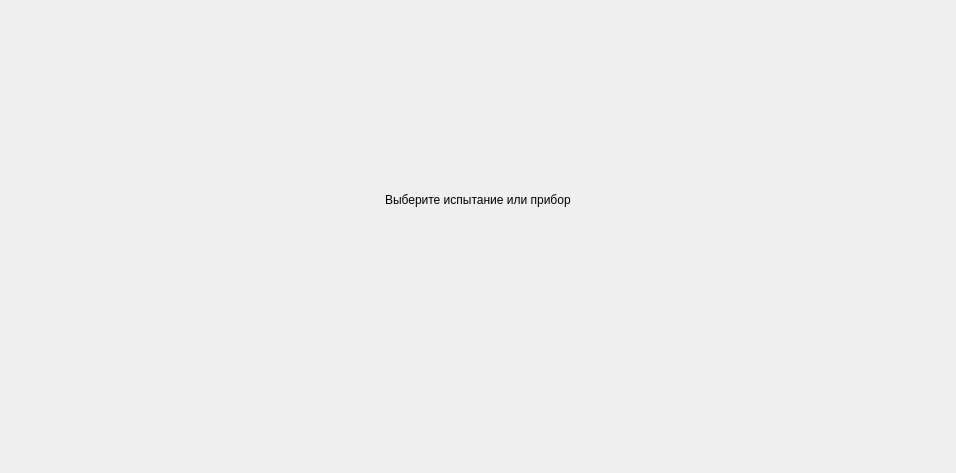
<?xml version="1.0" encoding="UTF-8"?>
<ui version="4.0">
 <class>MainWidget</class>
 <widget class="QWidget" name="MainWidget">
  <property name="geometry">
   <rect>
    <x>0</x>
    <y>0</y>
    <width>956</width>
    <height>473</height>
   </rect>
  </property>
  <property name="windowTitle">
   <string>ИСПЫТАНИЯ</string>
  </property>
  <layout class="QVBoxLayout" name="verticalLayout">
   <property name="spacing">
    <number>0</number>
   </property>
   <property name="leftMargin">
    <number>0</number>
   </property>
   <property name="topMargin">
    <number>0</number>
   </property>
   <property name="rightMargin">
    <number>0</number>
   </property>
   <property name="bottomMargin">
    <number>0</number>
   </property>
   <item>
    <widget class="QFrame" name="headerFrame">
     <property name="frameShape">
      <enum>QFrame::NoFrame</enum>
     </property>
     <property name="frameShadow">
      <enum>QFrame::Raised</enum>
     </property>
     <layout class="QHBoxLayout" name="horizontalLayout_6">
      <property name="spacing">
       <number>20</number>
      </property>
      <property name="leftMargin">
       <number>20</number>
      </property>
      <property name="topMargin">
       <number>0</number>
      </property>
      <property name="rightMargin">
       <number>9</number>
      </property>
      <property name="bottomMargin">
       <number>0</number>
      </property>
      <item>
       <widget class="QLabel" name="labelColorCompany">
        <property name="text">
         <string/>
        </property>
        <property name="pixmap">
         <pixmap resource="resources.qrc">:/ui/style/label_color.svg</pixmap>
        </property>
       </widget>
      </item>
      <item>
       <layout class="QVBoxLayout" name="verticalLayoutMenuBar">
        <property name="topMargin">
         <number>6</number>
        </property>
       </layout>
      </item>
      <item>
       <spacer name="horizontalSpacer">
        <property name="orientation">
         <enum>Qt::Horizontal</enum>
        </property>
        <property name="sizeHint" stdset="0">
         <size>
          <width>40</width>
          <height>20</height>
         </size>
        </property>
       </spacer>
      </item>
      <item>
       <widget class="QFrame" name="wndButtonFrame">
        <property name="sizePolicy">
         <sizepolicy hsizetype="Fixed" vsizetype="Preferred">
          <horstretch>0</horstretch>
          <verstretch>0</verstretch>
         </sizepolicy>
        </property>
        <layout class="QHBoxLayout" name="horizontalLayout_2">
         <property name="spacing">
          <number>5</number>
         </property>
         <property name="leftMargin">
          <number>0</number>
         </property>
         <property name="topMargin">
          <number>0</number>
         </property>
         <property name="rightMargin">
          <number>0</number>
         </property>
         <property name="bottomMargin">
          <number>0</number>
         </property>
         <item>
          <widget class="QToolButton" name="minimizeButton">
           <property name="autoRaise">
            <bool>true</bool>
           </property>
          </widget>
         </item>
         <item>
          <widget class="QToolButton" name="maximizeButton">
           <property name="text">
            <string/>
           </property>
           <property name="autoRaise">
            <bool>true</bool>
           </property>
          </widget>
         </item>
         <item>
          <widget class="QToolButton" name="closeButton">
           <property name="sizePolicy">
            <sizepolicy hsizetype="Fixed" vsizetype="Fixed">
             <horstretch>0</horstretch>
             <verstretch>0</verstretch>
            </sizepolicy>
           </property>
           <property name="autoRaise">
            <bool>true</bool>
           </property>
          </widget>
         </item>
        </layout>
       </widget>
      </item>
     </layout>
    </widget>
   </item>
   <item>
    <widget class="QStackedWidget" name="stackedWidgetTests">
     <widget class="QWidget" name="page1">
      <layout class="QGridLayout" name="gridLayout">
       <item row="0" column="0">
        <spacer name="verticalSpacer">
         <property name="orientation">
          <enum>Qt::Vertical</enum>
         </property>
         <property name="sizeHint" stdset="0">
          <size>
           <width>20</width>
           <height>40</height>
          </size>
         </property>
        </spacer>
       </item>
       <item row="1" column="0">
        <layout class="QVBoxLayout" name="verticalLayout_2">
         <property name="bottomMargin">
          <number>0</number>
         </property>
         <item>
          <layout class="QHBoxLayout" name="horizontalLayout_3">
           <property name="bottomMargin">
            <number>16</number>
           </property>
           <item>
            <spacer name="horizontalSpacer_2">
             <property name="orientation">
              <enum>Qt::Horizontal</enum>
             </property>
             <property name="sizeHint" stdset="0">
              <size>
               <width>40</width>
               <height>20</height>
              </size>
             </property>
            </spacer>
           </item>
           <item>
            <widget class="QLabel" name="labelSelectTest">
             <property name="text">
              <string>Выберите испытание или прибор</string>
             </property>
            </widget>
           </item>
           <item>
            <spacer name="horizontalSpacer_3">
             <property name="orientation">
              <enum>Qt::Horizontal</enum>
             </property>
             <property name="sizeHint" stdset="0">
              <size>
               <width>40</width>
               <height>20</height>
              </size>
             </property>
            </spacer>
           </item>
          </layout>
         </item>
         <item>
          <widget class="QWidget" name="wTests" native="true">
           <layout class="QGridLayout" name="gridLayout_3">
            <property name="topMargin">
             <number>0</number>
            </property>
            <property name="bottomMargin">
             <number>0</number>
            </property>
            <item row="0" column="0">
             <spacer name="horizontalSpacer_6">
              <property name="orientation">
               <enum>Qt::Horizontal</enum>
              </property>
              <property name="sizeType">
               <enum>QSizePolicy::Expanding</enum>
              </property>
              <property name="sizeHint" stdset="0">
               <size>
                <width>160</width>
                <height>20</height>
               </size>
              </property>
             </spacer>
            </item>
            <item row="0" column="1">
             <layout class="QGridLayout" name="gridLayoutTests">
              <property name="horizontalSpacing">
               <number>58</number>
              </property>
              <property name="verticalSpacing">
               <number>38</number>
              </property>
             </layout>
            </item>
            <item row="0" column="2">
             <spacer name="horizontalSpacer_7">
              <property name="orientation">
               <enum>Qt::Horizontal</enum>
              </property>
              <property name="sizeType">
               <enum>QSizePolicy::Expanding</enum>
              </property>
              <property name="sizeHint" stdset="0">
               <size>
                <width>160</width>
                <height>20</height>
               </size>
              </property>
             </spacer>
            </item>
           </layout>
          </widget>
         </item>
        </layout>
       </item>
       <item row="2" column="0">
        <spacer name="verticalSpacer_2">
         <property name="orientation">
          <enum>Qt::Vertical</enum>
         </property>
         <property name="sizeHint" stdset="0">
          <size>
           <width>20</width>
           <height>40</height>
          </size>
         </property>
        </spacer>
       </item>
      </layout>
     </widget>
     <widget class="QWidget" name="page2">
      <layout class="QGridLayout" name="gridLayout_2">
       <item row="3" column="0">
        <spacer name="verticalSpacer_3">
         <property name="orientation">
          <enum>Qt::Vertical</enum>
         </property>
         <property name="sizeHint" stdset="0">
          <size>
           <width>20</width>
           <height>40</height>
          </size>
         </property>
        </spacer>
       </item>
       <item row="1" column="0">
        <layout class="QHBoxLayout" name="horizontalLayout_4">
         <property name="bottomMargin">
          <number>14</number>
         </property>
         <item>
          <spacer name="horizontalSpacer_8">
           <property name="orientation">
            <enum>Qt::Horizontal</enum>
           </property>
           <property name="sizeHint" stdset="0">
            <size>
             <width>40</width>
             <height>20</height>
            </size>
           </property>
          </spacer>
         </item>
         <item>
          <widget class="QToolButton" name="toolButtonPrevPage">
           <property name="text">
            <string/>
           </property>
           <property name="icon">
            <iconset resource="resources.qrc">
             <normaloff>:/ui/style/page_arrows.svg</normaloff>:/ui/style/page_arrows.svg</iconset>
           </property>
           <property name="iconSize">
            <size>
             <width>24</width>
             <height>24</height>
            </size>
           </property>
           <property name="autoRaise">
            <bool>true</bool>
           </property>
          </widget>
         </item>
         <item>
          <widget class="QLabel" name="labelSelectSchema">
           <property name="text">
            <string>Выберите схему испытания</string>
           </property>
          </widget>
         </item>
         <item>
          <spacer name="horizontalSpacer_9">
           <property name="orientation">
            <enum>Qt::Horizontal</enum>
           </property>
           <property name="sizeHint" stdset="0">
            <size>
             <width>40</width>
             <height>20</height>
            </size>
           </property>
          </spacer>
         </item>
        </layout>
       </item>
       <item row="0" column="0">
        <spacer name="verticalSpacer_4">
         <property name="orientation">
          <enum>Qt::Vertical</enum>
         </property>
         <property name="sizeHint" stdset="0">
          <size>
           <width>20</width>
           <height>40</height>
          </size>
         </property>
        </spacer>
       </item>
       <item row="2" column="0">
        <widget class="QWidget" name="wSchema" native="true">
         <layout class="QGridLayout" name="gridLayout_5">
          <item row="0" column="2">
           <spacer name="horizontalSpacer_12">
            <property name="orientation">
             <enum>Qt::Horizontal</enum>
            </property>
            <property name="sizeHint" stdset="0">
             <size>
              <width>40</width>
              <height>20</height>
             </size>
            </property>
           </spacer>
          </item>
          <item row="0" column="1">
           <layout class="QGridLayout" name="gridLayoutSchema">
            <property name="horizontalSpacing">
             <number>58</number>
            </property>
            <property name="verticalSpacing">
             <number>38</number>
            </property>
           </layout>
          </item>
          <item row="0" column="0">
           <spacer name="horizontalSpacer_13">
            <property name="orientation">
             <enum>Qt::Horizontal</enum>
            </property>
            <property name="sizeHint" stdset="0">
             <size>
              <width>40</width>
              <height>20</height>
             </size>
            </property>
           </spacer>
          </item>
         </layout>
        </widget>
       </item>
      </layout>
     </widget>
     <widget class="QWidget" name="page3">
      <layout class="QHBoxLayout" name="horizontalLayout_5">
       <property name="bottomMargin">
        <number>9</number>
       </property>
       <item>
        <widget class="QWidget" name="wPowerControl" native="true">
         <property name="sizePolicy">
          <sizepolicy hsizetype="Fixed" vsizetype="Preferred">
           <horstretch>0</horstretch>
           <verstretch>0</verstretch>
          </sizepolicy>
         </property>
         <layout class="QVBoxLayout" name="verticalLayout_3">
          <property name="spacing">
           <number>12</number>
          </property>
          <property name="bottomMargin">
           <number>0</number>
          </property>
          <item>
           <widget class="QLabel" name="labelPower">
            <property name="minimumSize">
             <size>
              <width>275</width>
              <height>0</height>
             </size>
            </property>
            <property name="text">
             <string>Сеть</string>
            </property>
            <property name="alignment">
             <set>Qt::AlignCenter</set>
            </property>
           </widget>
          </item>
          <item>
           <layout class="QHBoxLayout" name="horizontalLayout">
            <item>
             <widget class="QToolButton" name="toolButtonV220">
              <property name="minimumSize">
               <size>
                <width>80</width>
                <height>0</height>
               </size>
              </property>
              <property name="text">
               <string>220 В</string>
              </property>
             </widget>
            </item>
            <item>
             <widget class="QToolButton" name="toolButtonI25">
              <property name="minimumSize">
               <size>
                <width>80</width>
                <height>0</height>
               </size>
              </property>
              <property name="text">
               <string>25 А</string>
              </property>
             </widget>
            </item>
           </layout>
          </item>
          <item>
           <widget class="QWidget" name="wLog" native="true">
            <property name="sizePolicy">
             <sizepolicy hsizetype="Preferred" vsizetype="Expanding">
              <horstretch>0</horstretch>
              <verstretch>0</verstretch>
             </sizepolicy>
            </property>
           </widget>
          </item>
          <item>
           <widget class="QToolButton" name="toolButtonPowerOn">
            <property name="sizePolicy">
             <sizepolicy hsizetype="Expanding" vsizetype="Fixed">
              <horstretch>0</horstretch>
              <verstretch>0</verstretch>
             </sizepolicy>
            </property>
            <property name="text">
             <string>ВКЛЮЧИТЬ ПРИБОР</string>
            </property>
           </widget>
          </item>
         </layout>
        </widget>
       </item>
       <item>
        <widget class="QWidget" name="wMeasure" native="true">
         <layout class="QGridLayout" name="gridLayout_6">
          <property name="bottomMargin">
           <number>0</number>
          </property>
          <property name="verticalSpacing">
           <number>0</number>
          </property>
          <item row="0" column="0">
           <layout class="QGridLayout" name="gridLayout_7"/>
          </item>
          <item row="1" column="0">
           <widget class="QWidget" name="wIndications" native="true">
            <layout class="QGridLayout" name="gridLayout_8">
             <property name="topMargin">
              <number>0</number>
             </property>
             <property name="bottomMargin">
              <number>16</number>
             </property>
             <property name="horizontalSpacing">
              <number>32</number>
             </property>
             <item row="0" column="0">
              <spacer name="horizontalSpacer_10">
               <property name="orientation">
                <enum>Qt::Horizontal</enum>
               </property>
               <property name="sizeHint" stdset="0">
                <size>
                 <width>40</width>
                 <height>20</height>
                </size>
               </property>
              </spacer>
             </item>
             <item row="0" column="2">
              <widget class="QToolButton" name="tbCurrent">
               <property name="text">
                <string>-</string>
               </property>
               <property name="autoRaise">
                <bool>true</bool>
               </property>
              </widget>
             </item>
             <item row="0" column="5">
              <widget class="QToolButton" name="tbGnd">
               <property name="text">
                <string>-</string>
               </property>
               <property name="autoRaise">
                <bool>true</bool>
               </property>
              </widget>
             </item>
             <item row="0" column="3">
              <widget class="QToolButton" name="tbDoors">
               <property name="text">
                <string>-</string>
               </property>
               <property name="autoRaise">
                <bool>true</bool>
               </property>
              </widget>
             </item>
             <item row="0" column="7">
              <spacer name="horizontalSpacer_11">
               <property name="orientation">
                <enum>Qt::Horizontal</enum>
               </property>
               <property name="sizeHint" stdset="0">
                <size>
                 <width>40</width>
                 <height>20</height>
                </size>
               </property>
              </spacer>
             </item>
             <item row="0" column="1">
              <widget class="QToolButton" name="tbVoltage">
               <property name="text">
                <string/>
               </property>
               <property name="icon">
                <iconset resource="resources.qrc">
                 <normaloff>:/ui/style/voltage_symbol_on.svg</normaloff>
                 <normalon>:/ui/style/voltage_symbol_on.svg</normalon>
                 <activeoff>:/ui/style/voltage_symbol_on.svg</activeoff>:/ui/style/voltage_symbol_on.svg</iconset>
               </property>
               <property name="iconSize">
                <size>
                 <width>32</width>
                 <height>32</height>
                </size>
               </property>
               <property name="checkable">
                <bool>false</bool>
               </property>
               <property name="checked">
                <bool>false</bool>
               </property>
               <property name="autoRaise">
                <bool>true</bool>
               </property>
              </widget>
             </item>
             <item row="0" column="6">
              <widget class="QToolButton" name="tbWorkGnd">
               <property name="text">
                <string>-</string>
               </property>
               <property name="autoRaise">
                <bool>true</bool>
               </property>
              </widget>
             </item>
             <item row="0" column="4">
              <widget class="QToolButton" name="tbEmergency">
               <property name="text">
                <string>-</string>
               </property>
               <property name="autoRaise">
                <bool>true</bool>
               </property>
              </widget>
             </item>
            </layout>
           </widget>
          </item>
         </layout>
        </widget>
       </item>
      </layout>
     </widget>
    </widget>
   </item>
   <item>
    <widget class="QWidget" name="wFooter" native="true">
     <layout class="QGridLayout" name="gridLayout_4">
      <property name="bottomMargin">
       <number>25</number>
      </property>
      <item row="0" column="1">
       <widget class="QLabel" name="labelGrayCompany">
        <property name="text">
         <string/>
        </property>
        <property name="pixmap">
         <pixmap resource="resources.qrc">:/ui/style/label_gray.svg</pixmap>
        </property>
       </widget>
      </item>
      <item row="0" column="2">
       <spacer name="horizontalSpacer_5">
        <property name="orientation">
         <enum>Qt::Horizontal</enum>
        </property>
        <property name="sizeHint" stdset="0">
         <size>
          <width>40</width>
          <height>20</height>
         </size>
        </property>
       </spacer>
      </item>
      <item row="0" column="0">
       <spacer name="horizontalSpacer_4">
        <property name="orientation">
         <enum>Qt::Horizontal</enum>
        </property>
        <property name="sizeHint" stdset="0">
         <size>
          <width>40</width>
          <height>20</height>
         </size>
        </property>
       </spacer>
      </item>
     </layout>
    </widget>
   </item>
  </layout>
 </widget>
 <resources>
  <include location="resources.qrc"/>
 </resources>
 <connections/>
</ui>
